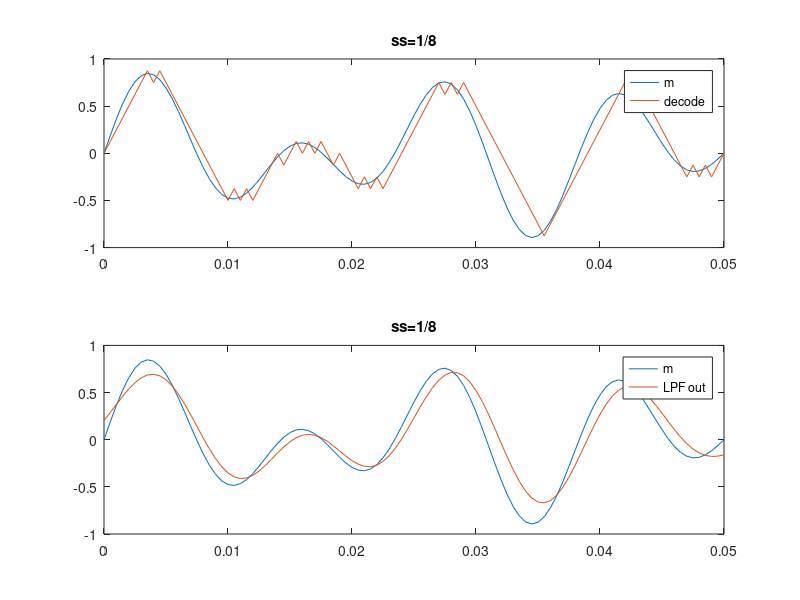
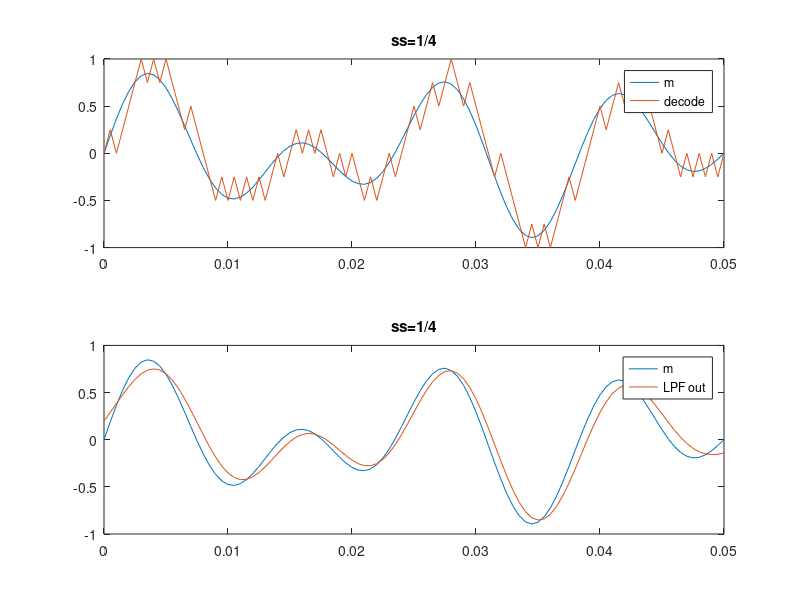
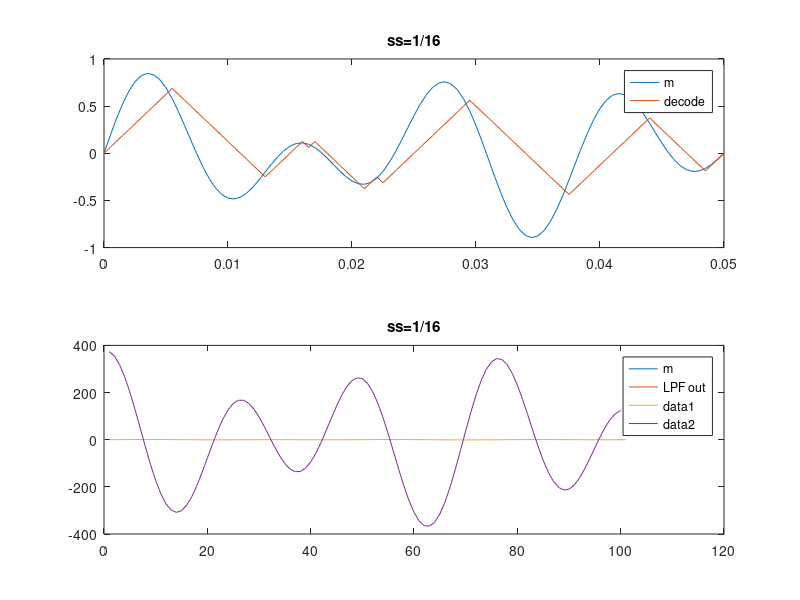
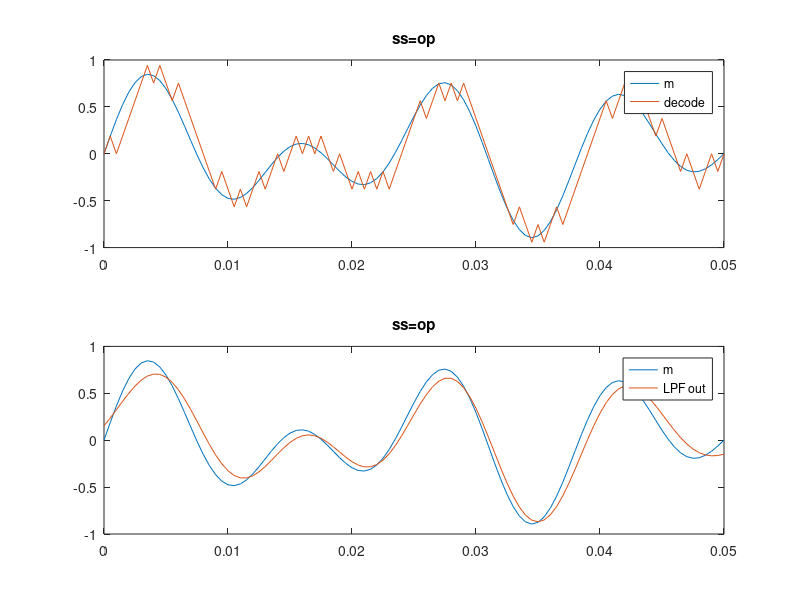

The MATLAB source for these figures, in order:
close all;
clc;
clear all;
Fs=2000;
t = 0:1/Fs:0.05;
ss = 1/8;
f1=50;
f2=80;
m = 0.4*sin(2*pi*f1.*t) + 0.5*sin(2*pi*f2.*t);

size = length(m);
mq(1) = 0;

for i = 1:size
    if m(i)>= mq(i)
        mq(i+1) = mq(i)+ss;
        encode(i)=1; %error 1
    else
        mq(i+1) = mq(i)-ss;
        encode(i)=0; %error -1
    end
  
end

en_size = length(encode);
mqd(1)=0; 

for i = 1:en_size
    if encode(i) == 1  %not equal 0
        mqd(i+1)=mqd(i)+ss;
        
    else %equal 0
        mqd(i+1)=mqd(i)-ss;
 
    end
end

decode = mqd(1:1:length(t));

cf =0.1;
n=100;
b=fir1(n, cf);
out=conv2(decode,b,'same');

figure(1);
subplot(211);
plot(t,m);
title('ss=1/8');
hold on;
plot(t,decode);
legend('m','decode');
subplot(212);
plot(t,m);
title('ss=1/8');
hold on;
plot(t,out);
legend('m','LPF out');

%%
ss = 1/4;
f1=50;
f2=80;
m = 0.4*sin(2*pi*f1.*t) + 0.5*sin(2*pi*f2.*t);

size = length(m);
mq(1) = 0;

for i = 1:size
    if m(i)>= mq(i)
        mq(i+1) = mq(i)+ss;
        encode(i)=1; %error 1
    else
        mq(i+1) = mq(i)-ss;
        encode(i)=0; %error -1
    end
    
end

en_size = length(encode);
mqd(1)=0; 

for i = 1:en_size
    if encode(i) == 1
        mqd(i+1)=mqd(i)+ss;
        
    else
        mqd(i+1)=mqd(i)-ss;
 
    end
end

decode = mqd(1:1:length(t));

cf =0.1;
n=100;
b=fir1(n, cf);
out=conv2(decode,b,'same');

figure(2);
subplot(211);
plot(t,m);
title('ss=1/4');
hold on;
plot(t,decode);
legend('m','decode');
subplot(212);
plot(t,m);
title('ss=1/4');
hold on;
plot(t,out);
legend('m','LPF out');

%%
ss = 1/16;
f1=50;
f2=80;
m = 0.4*sin(2*pi*f1.*t) + 0.5*sin(2*pi*f2.*t);

size = length(m);
mq(1) = 0;

for i = 1:size
    if m(i)>= mq(i)
        mq(i+1) = mq(i)+ss;
        encode(i)=1 %error 1
    else
        mq(i+1) = mq(i)-ss;
        encode(i)=0; %error -1
    end
    
end

en_size = length(encode);
mqd(1)=0; 

for i = 1:en_size
    if encode(i) == 1
        mqd(i+1)=mqd(i)+ss;
        
    else
        mqd(i+1)=mqd(i)-ss;
 
    end
end

decode = mqd(1:1:length(t));

cf =0.1;
n=100;
b=fir1(n, cf);
out=conv2(decode,b,'same');

figure(3);
subplot(211);
plot(t,m);
title('ss=1/16');
hold on;
plot(t,decode);
legend('m','decode');
subplot(212);
plot(t,m);
title('ss=1/16');
hold on;
plot(t,out);
legend('m','LPF out');
%%
Fs=2000;
t = 0:1/Fs:0.05;
f1=50;
f2=80;
m = 0.4*sin(2*pi*f1.*t) + 0.5*sin(2*pi*f2.*t);
dm = 40*pi*(2*cos(160*pi.*t)+cos(100*pi.*t));


ss = (max(abs(dm)))/Fs;

size = length(m);
mq(1) = 0;

for i=1:size-1
    diff(i) = (m(i+1)-m(i))*Fs;
end

ss1 = max(abs(diff))/Fs;
plot(m);
hold on;
plot(diff);


for i = 1:size
    if m(i)>= mq(i)
        mq(i+1) = mq(i)+ss;
        encode(i)=1 %error 1
    else
        mq(i+1) = mq(i)-ss;
        encode(i)=0 %error -1
    end
    
end

en_size = length(encode);
mqd(1)=0; 

for i = 1:en_size
    if encode(i) == 1  %not equal 0
        mqd(i+1)=mqd(i)+ss;
        
    else %equal 0
        mqd(i+1)=mqd(i)-ss;
 
    end
end

decode = mqd(1:1:length(t));

cf =0.1;
n=100;
b=fir1(n, cf);
out=conv2(decode,b,'same');

figure(4);
subplot(211);
plot(t,m);
title('ss=op');
hold on;
plot(t,decode);
legend('m','decode');
subplot(212);
plot(t,m);
title('ss=op');
hold on;
plot(t,out);
legend('m','LPF out');





